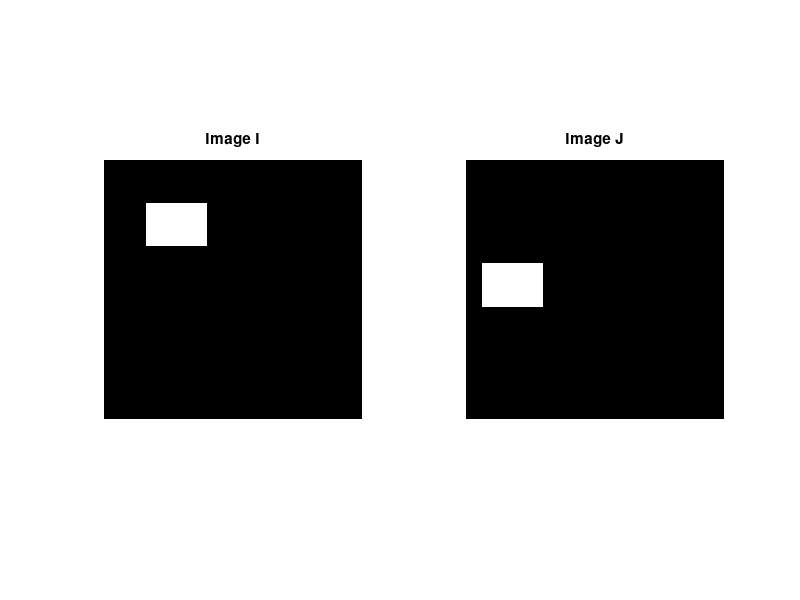
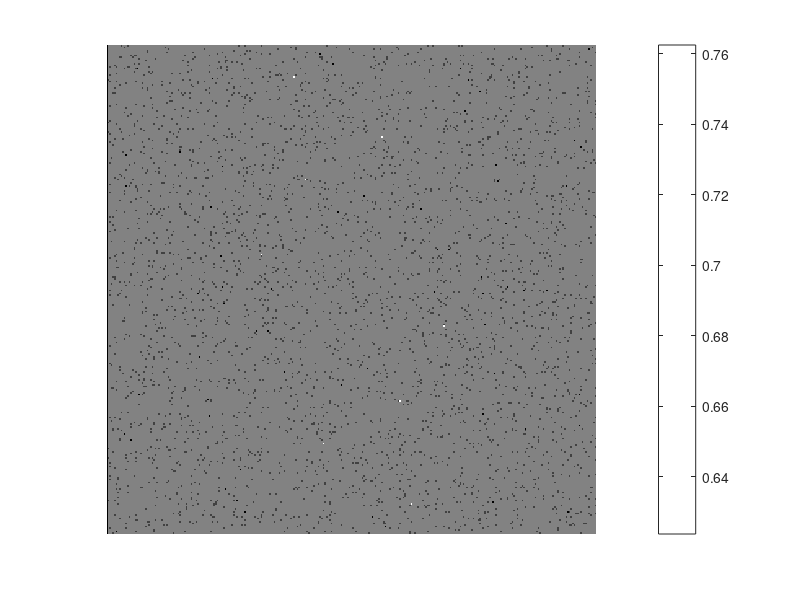

Write the MATLAB code that produced these figures, in order. (Note: this script raises an error after producing the figures.)
%% MyMainScript
clear;
close all;

tic;
%% Applying the algorithm for Original Images

I = zeros(300);
I(50:100, 50:120) = 255;
J = zeros(300);
J(120:170, 20:90) = 255;
figure(1);
subplot(121); imshow(I); title("Image I"); subplot(122); imshow(J); title("Image J");

f1 = fftshift(fft2(I)); f2 = fftshift(fft2(J));
f = (f1 .* conj(f2))./(abs(f1 .* f2));
lf = log(abs(f) + 1);

figure(2); 
imshow(lf, [min(lf(:)), max(lf(:))]); colormap jet; colorbar; impixelinfo; title("log(|F(u,v)| + 1) [This should be constant]")
g = ifft2(f);

figure(3);
imshow(g/max(g(:))); title("Shift needed on Image J for Restoration")
impixelinfo;

%% Applying the same for the Noisy Images

I_noisy = I + rand(size(I)) * 20;
J_noisy = J + rand(size(I)) * 20;
figure(4);
subplot(121); imshow(I_noisy, [min(I_noisy(:)), max(I_noisy(:))]); title("Image I [Noisy]"); subplot(122); imshow(J_noisy, [min(J_noisy(:)), max(J_noisy(:))]); title("Image J [Noisy]");
impixelinfo

f1_noisy = fftshift(fft2(I_noisy)); f2_noisy = fftshift(fft2(J_noisy));
f_noisy = (f1_noisy .* conj(f2_noisy))./(abs(f1_noisy .* f2_noisy));
lf_noisy = log(abs(f_noisy) + 1);

figure(5); 
imshow(lf_noisy, [min(lf_noisy(:)), max(lf_noisy(:))]); colormap jet; colorbar; impixelinfo; title("log(|F(u,v)| + 1) [This should be constant]")

g_noisy = ifft2(f_noisy);
figure(6);
imshow(g_noisy/max(g_noisy(:))); title("Shift needed on Image J (Noisy) for Restoration")
impixelinfo;


toc;
